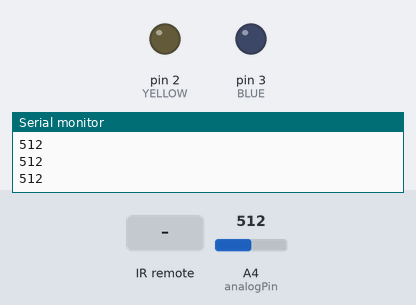
The sketch below on a simulated Arduino Uno, built with avr-gcc and run on an emulated ATmega328P. Parts: output pins drawn as LEDs (lit = HIGH), the last lines printed to the serial monitor. The inputs (shaded band) are chosen by the test bench; at power-on: A4 (analogPin) = 512.

Above: at 1.2 s.
1.3 s: infrared code 0xFF6897 received
At 2.6 s:
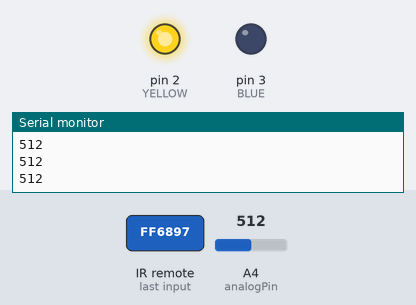
2.9 s: infrared code 0xFF9867 received
At 4.0 s:
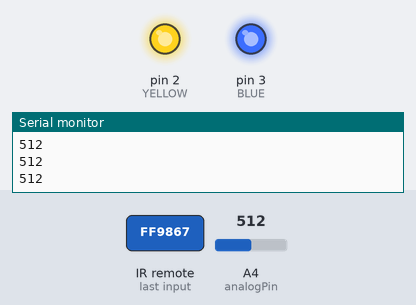
4.5 s: infrared code 0xFF6897 received
At 5.4 s:
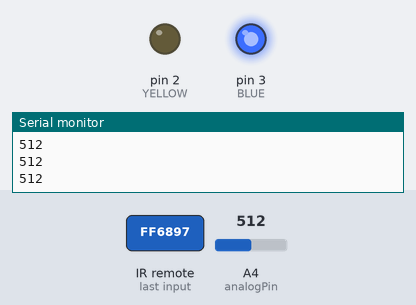
Timing chart, 0 to 7.5 s (numbered marks = the images above; inputs shaded):
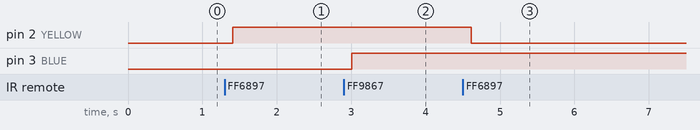

Measured:
- after the input at 1.3 s, pin 2 (YELLOW): LOW → HIGH after 0.10 s
- after the input at 2.9 s, pin 3 (BLUE): LOW → HIGH after 0.11 s
- after the input at 4.5 s, pin 2 (YELLOW): HIGH → LOW after 0.11 s

The sketch:

iranalog.ino
```cpp
// (licence header left out)
#include <IRremote.h>

int RECV_PIN = 11;
int analogPin = 4;
int val = 0;
int oldval = 0;

IRrecv irrecv(RECV_PIN);

decode_results results;

int YELLOW = 2;
int BLUE = 3;

int BLUE_STATE = LOW;
int YELLOW_STATE = LOW;

void setup()
{
  Serial.begin(9600);
  irrecv.enableIRIn(); // Start the receiver
  pinMode(YELLOW, OUTPUT);
  pinMode(BLUE, OUTPUT);

}

void loop() {
  val = analogRead(analogPin);
  Serial.println(val);
/*
  if (val != oldval) {
    oldval = val;
    if (BLUE_STATE == HIGH) {
      BLUE_STATE = LOW;
    } else {
      BLUE_STATE = HIGH;
    }
    digitalWrite(BLUE, BLUE_STATE);
  }
  */
  if (irrecv.decode(&results)) {
    Serial.println(results.value, HEX);

    if (results.value == 0xFF6897) {
      if (YELLOW_STATE == HIGH) {
        YELLOW_STATE = LOW;
      } else {
        YELLOW_STATE = HIGH;
      }
      digitalWrite(YELLOW, YELLOW_STATE);
    } else if (results.value == 0xFF9867) {
      if (BLUE_STATE == HIGH) {
        BLUE_STATE = LOW;
      } else {
        BLUE_STATE = HIGH;
      }
      digitalWrite(BLUE, BLUE_STATE);
    }
    irrecv.resume(); // Receive the next value
  }
  delay(200);
  //delay(100);
}
```
